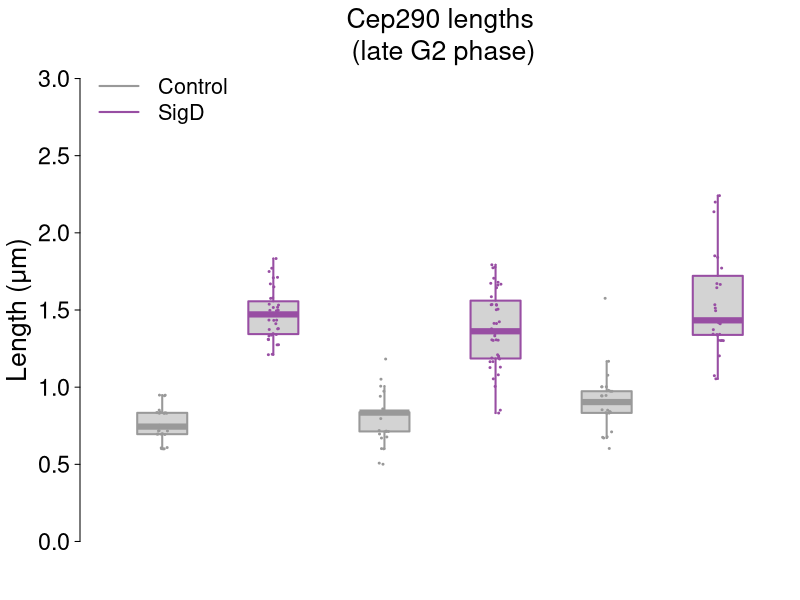

R code for this plot:
#' Plotting Unc-GFP lengths
#' n = 30-60

png(filename="taxol.png", width=6, height=3,units="in", res=600)

# import data
df <- read.csv('taxol.csv', header=TRUE)
df <- cbind(df[,5], df[,6], df[,3], df[,4], df[,1], df[,2])
df[df < 0.5] <- NA
    
addNoise <- function(mtx) {
    if (!is.matrix(mtx)) mtx <- matrix(mtx, byrow = TRUE, nrow = 1)
    random.stuff <- matrix(runif(prod(dim(mtx)), min = -0.0001, max = 0.01), nrow = dim(mtx)[1])
    random.stuff + mtx
}

df <- addNoise(df)

library(RColorBrewer)

cols <- brewer.pal(9,"Set1")[c(9,4)]

par(bty="n",
    mar=c(2, 4, 3, 0),  # plot margins b-l-t-r
    las=1,              # horizontal labels
    tcl=-.25,           # tick length
    font.main=1,        # plain font
    mgp=c(2.5, 0.5, 0),  # axis spacings
    cex.lab=1.6,
    cex.axis=1.4,
    ps=12
)


xat <- c(1,
         2,
         3, 4, 5, 6)
b <- boxplot(df,
             xaxt="n",       # no x-axis
             yaxt="n",
             boxwex=0.45,    # boxwidth
             lty=1,          # line type, 1 = solid
             staplewex=0,    # no staples
             log="",         # no log scaling
             ylim=c(0, 3),
             at=xat,
             border=cols,
             lwd=2,
             outline=FALSE
)          # line weight

stripchart(apply(df, 2, as.list),
           vertical=TRUE,
           method="jitter",
           add=TRUE,
           pch=20,
           cex=0.4,
           col=cols,
           at=xat,
           jitter=0.05)

title("Cep290 lengths\n (late G2 phase)", font.main=1, cex.main=1.6, line=0)
title(ylab=expression(paste("Length (", "μ", "m)", sep="")), line=2.2)

axis(2, at=seq(0, 3, 0.5), labels=TRUE, col.ticks=1, lwd=1)

temp.labels = c("Control", "SigD")
legend("topleft", cex=1.3, col=cols, lty=1, lwd=2, temp.labels, bty="n")


dev.off()

